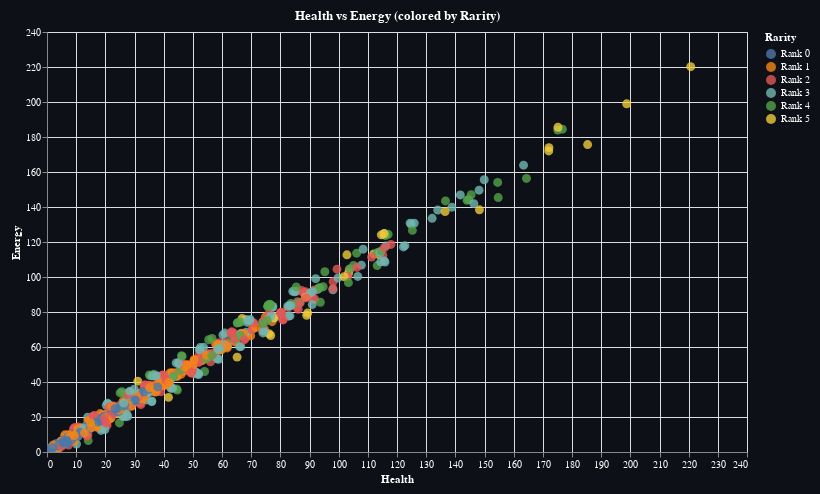

The code cell stored with this chart in its notebook:
### Markdown cell above
# **Scatterplot: Health vs Energy colored by Rarity (Altair)**

### Code cell
chart1 = (
    alt.Chart(df, title="Health vs Energy (colored by Rarity)")
    .mark_circle(size=80, opacity=0.8)
    .encode(
        x=alt.X("Health:Q", title="Health"),
        y=alt.Y("Energy:Q", title="Energy"),
        color=alt.Color("Rarity:N", title="Rarity"),
        tooltip=["Level", "Health", "Energy", "Sanity", "Rarity"]
    )
    .properties(width=700, height=420, background="#0d1117", padding={"top":10,"left":10,"right":10,"bottom":10})
    .configure_axis(labelColor="white", titleColor="white")
    .configure_title(color="white")
    .configure_legend(labelColor="white", titleColor="white")
).interactive()

chart1.display()

### Figure 1 — Vega-Lite specification as saved in the notebook (floating-point values rounded to 4 significant figures; data arrays with more than 128 entries replaced by an {"elided": "..."} marker saying what was removed)
{"config": {"view": {"continuousWidth": 300, "continuousHeight": 300}, "axis": {"labelColor": "white", "titleColor": "white"}, "legend": {"labelColor": "white", "titleColor": "white"}, "title": {"color": "white"}}, "data": {"name": "data-a16f2c463cfd14c81cb4f8fd9651a1f5"}, "mark": {"type": "circle", "opacity": 0.8, "size": 80}, "background": "#0d1117", "encoding": {"color": {"field": "Rarity", "title": "Rarity", "type": "nominal"}, "tooltip": [{"field": "Level", "type": "quantitative"}, {"field": "Health", "type": "quantitative"}, {"field": "Energy", "type": "quantitative"}, {"field": "Sanity", "type": "quantitative"}, {"field": "Rarity", "type": "nominal"}], "x": {"field": "Health", "title": "Health", "type": "quantitative"}, "y": {"field": "Energy", "title": "Energy", "type": "quantitative"}}, "height": 420, "padding": {"top": 10, "left": 10, "right": 10, "bottom": 10}, "params": [{"name": "param_1", "select": {"type": "interval", "encodings": ["x", "y"]}, "bind": "scales"}], "title": "Health vs Energy (colored by Rarity)", "width": 700, "$schema": "https://vega.github.io/schema/vega-lite/v5.20.1.json", "datasets": {"data-a16f2c463cfd14c81cb4f8fd9651a1f5": {"elided": "1000 records"}}}
